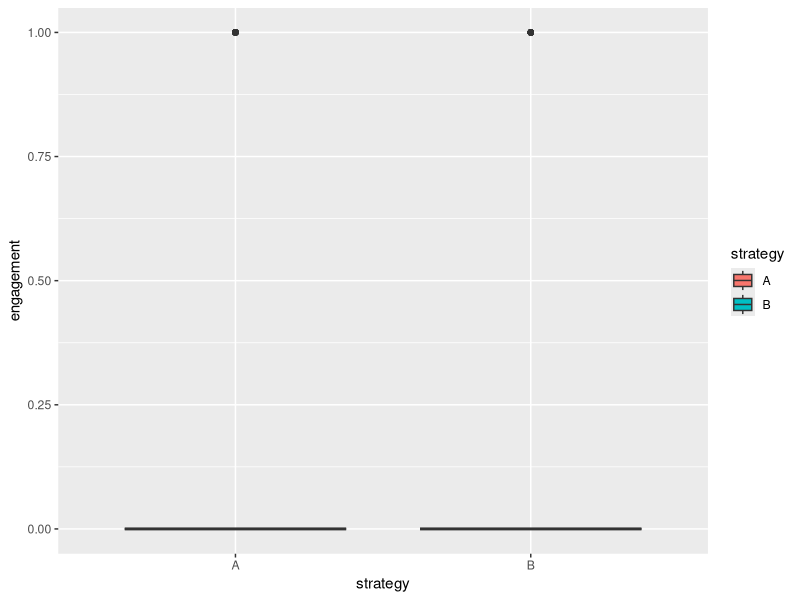
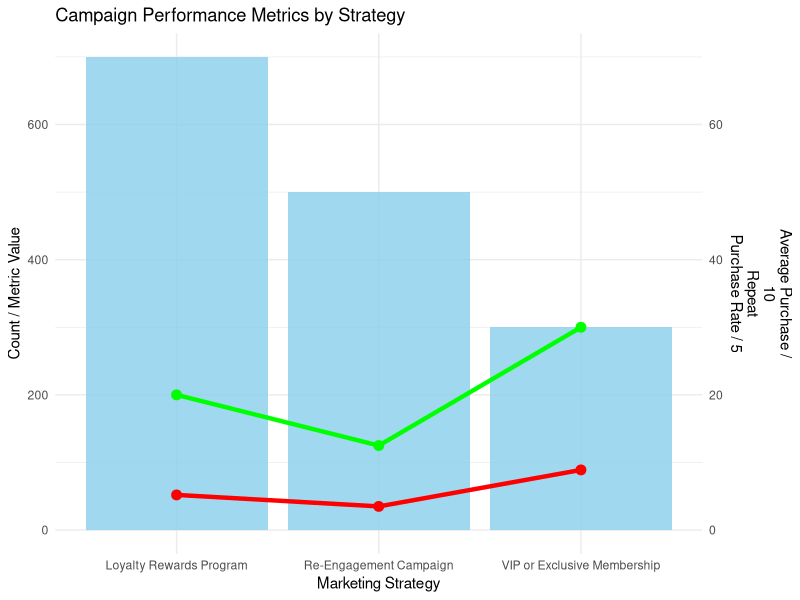

These charts were generated, in order, by the following R code:
install.packages(dplyr)
install.packages(ggplot2)
install.packages(readr)
library("dplyr")
library("ggplot2")
library("readr")
set.seed(123)
control_data <- data.frame(user_id=1:500,group="Control")
test_data <- data.frame(user_id=501:1000,group="Test")

control_data$conversion <- rbinom(500,1,0.05)
test_data$conversion <- rbinom(500,1,0.08)
ab_test_data <- bind_rows(control_data,test_data)
ab_test_data
ab_test_data <- ab_test_data[sample(nrow(ab_test_data)),]

conversion_rates <- ab_test_data %>% group_by(group) %>% summarise(conversion = mean(conversion))
print(conversion_rates)




strategy_data <- data.frame(
  strategy = rep(c("A","B"),each=500),
  engagement = rbinom(1000,1,c(0.05,0.08))
)
summary(strategy_data)

ggplot(data= strategy_data , aes(x=strategy,y=engagement,fill = strategy))+geom_boxplot()
t.test(engagement ~strategy  , data= strategy_data)


data <- data.frame(
  user_id = 1:1000,
  strategy = rep(c("A", "B"), each = 500),
  clicks = rbinom(1000, 1, c(0.2, 0.3)), # Simulated click data
  conversions = rbinom(1000, 1, c(0.05, 0.08)) # Simulated conversion data
)

data$ctr <- data$clicks / sum(data$clicks)
data$cr <- data$conversions / sum(data$conversions) 
revenue_per_conversion <- 50
data$revenue <- data$conversions * revenue_per_conversion 
summary(data)


set.seed(123)
campaign_performance <- data.frame(Marketing_Strategy = c("Re-Engagement Campaign", "Loyalty Rewards Program", "VIP or Exclusive Membership"),
                                   Customers = c(500, 700, 300), Average_Purchase = c(3.5, 5.2, 8.9), Repeat_Purchase_Rate = c(25, 40, 60) )
print(campaign_performance)
ggplot(campaign_performance, aes(x = Marketing_Strategy)) +
  geom_bar(aes(y = Customers), stat = "identity", fill = "skyblue", alpha = 0.8) + geom_line(aes(y = Average_Purchase * 10, group = 1), color = "red", size = 1.5) + geom_point(aes(y = Average_Purchase * 10, group = 1), color = "red", size = 3) + geom_line(aes(y = Repeat_Purchase_Rate * 5, group = 1), color = "green", size =
                                                                                                                                                                                                                                                                  1.5) +
  geom_point(aes(y = Repeat_Purchase_Rate * 5, group = 1), color = "green", size =
               3) +
  labs(title = "Campaign Performance Metrics by Strategy",
       y = "Count / Metric Value",
       x = "Marketing Strategy" ) +
  scale_y_continuous(sec.axis = sec_axis(~./10, name = "Average Purchase /
10\nRepeat
Purchase Rate / 5")) +
  theme_minimal()


